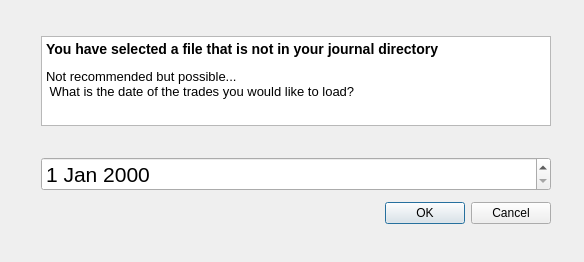
<?xml version="1.0" encoding="UTF-8"?>
<ui version="4.0">
 <class>Dialog</class>
 <widget class="QDialog" name="Dialog">
  <property name="geometry">
   <rect>
    <x>0</x>
    <y>0</y>
    <width>584</width>
    <height>262</height>
   </rect>
  </property>
  <property name="windowTitle">
   <string>Dialog</string>
  </property>
  <widget class="QWidget" name="">
   <property name="geometry">
    <rect>
     <x>41</x>
     <y>31</y>
     <width>510</width>
     <height>200</height>
    </rect>
   </property>
   <layout class="QVBoxLayout" name="verticalLayout">
    <item>
     <widget class="QTextBrowser" name="textBrowser">
      <property name="minimumSize">
       <size>
        <width>300</width>
        <height>0</height>
       </size>
      </property>
      <property name="maximumSize">
       <size>
        <width>16777215</width>
        <height>90</height>
       </size>
      </property>
      <property name="html">
       <string>&lt;!DOCTYPE HTML PUBLIC &quot;-//W3C//DTD HTML 4.0//EN&quot; &quot;http://www.w3.org/TR/REC-html40/strict.dtd&quot;&gt;
&lt;html&gt;&lt;head&gt;&lt;meta name=&quot;qrichtext&quot; content=&quot;1&quot; /&gt;&lt;style type=&quot;text/css&quot;&gt;
p, li { white-space: pre-wrap; }
&lt;/style&gt;&lt;/head&gt;&lt;body style=&quot; font-family:'MS Shell Dlg 2'; font-size:7.8pt; font-weight:400; font-style:normal;&quot;&gt;
&lt;h3 style=&quot; margin-top:14px; margin-bottom:12px; margin-left:0px; margin-right:0px; -qt-block-indent:0; text-indent:0px;&quot;&gt;&lt;span style=&quot; font-size:10pt; font-weight:600;&quot;&gt;You have selected a file that is not in your journal directory &lt;/span&gt;&lt;/h3&gt;
&lt;p style=&quot; margin-top:0px; margin-bottom:0px; margin-left:0px; margin-right:0px; -qt-block-indent:0; text-indent:0px;&quot;&gt;&lt;span style=&quot; font-size:10pt;&quot;&gt;Not recommended but possible...&lt;/span&gt;&lt;/p&gt;
&lt;p style=&quot; margin-top:0px; margin-bottom:0px; margin-left:0px; margin-right:0px; -qt-block-indent:0; text-indent:0px;&quot;&gt;&lt;span style=&quot; font-size:10pt;&quot;&gt; What is the date of the trades you would like to load?&lt;/span&gt;&lt;/p&gt;&lt;/body&gt;&lt;/html&gt;</string>
      </property>
     </widget>
    </item>
    <item>
     <spacer name="horizontalSpacer">
      <property name="orientation">
       <enum>Qt::Horizontal</enum>
      </property>
      <property name="sizeHint" stdset="0">
       <size>
        <width>508</width>
        <height>20</height>
       </size>
      </property>
     </spacer>
    </item>
    <item>
     <widget class="QDateEdit" name="dateEdit">
      <property name="font">
       <font>
        <pointsize>16</pointsize>
       </font>
      </property>
     </widget>
    </item>
    <item>
     <widget class="QDialogButtonBox" name="buttonBox">
      <property name="orientation">
       <enum>Qt::Horizontal</enum>
      </property>
      <property name="standardButtons">
       <set>QDialogButtonBox::Cancel|QDialogButtonBox::Ok</set>
      </property>
     </widget>
    </item>
   </layout>
  </widget>
 </widget>
 <resources/>
 <connections>
  <connection>
   <sender>buttonBox</sender>
   <signal>accepted()</signal>
   <receiver>Dialog</receiver>
   <slot>accept()</slot>
   <hints>
    <hint type="sourcelabel">
     <x>248</x>
     <y>254</y>
    </hint>
    <hint type="destinationlabel">
     <x>157</x>
     <y>274</y>
    </hint>
   </hints>
  </connection>
  <connection>
   <sender>buttonBox</sender>
   <signal>rejected()</signal>
   <receiver>Dialog</receiver>
   <slot>reject()</slot>
   <hints>
    <hint type="sourcelabel">
     <x>286</x>
     <y>251</y>
    </hint>
    <hint type="destinationlabel">
     <x>286</x>
     <y>274</y>
    </hint>
   </hints>
  </connection>
 </connections>
</ui>
